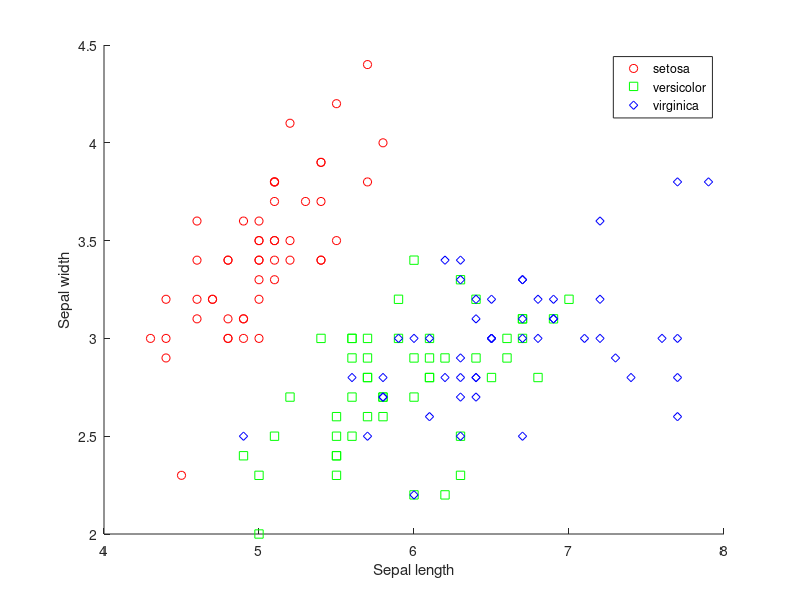

This chart was generated by the following MATLAB code: (Note: this script raises an error after producing the figure.)
load fisheriris
f = figure;
gscatter(meas(:,1), meas(:,2), species,'rgb','osd');
xlabel('Sepal length');
ylabel('Sepal width');
N = size(meas,1);

lda = fitcdiscr(meas(:,1:2),species);
ldaClass = resubPredict(lda);

ldaResubErr = resubLoss(lda)

figure(2)
ldaResubCM = confusionchart(species,ldaClass);

figure(f)
bad = ~strcmp(ldaClass,species);
hold on;
plot(meas(bad,1), meas(bad,2), 'kx');
hold off;

figure(3)
[x,y] = meshgrid(4:.1:8,2:.1:4.5);
x = x(:);
y = y(:);
j = classify([x y],meas(:,1:2),species);
gscatter(x,y,j,'grb','sod')

qda = fitcdiscr(meas(:,1:2),species,'DiscrimType','quadratic');
qdaResubErr = resubLoss(qda)

rng(0,'twister');

cp = cvpartition(species,'KFold',10)

cvlda = crossval(lda,'CVPartition',cp);
ldaCVErr = kfoldLoss(cvlda)

cvqda = crossval(qda,'CVPartition',cp);
qdaCVErr = kfoldLoss(cvqda)

nbGau = fitcnb(meas(:,1:2), species);
nbGauResubErr = resubLoss(nbGau)
nbGauCV = crossval(nbGau, 'CVPartition',cp);
nbGauCVErr = kfoldLoss(nbGauCV)

figure(4)
labels = predict(nbGau, [x y]);
gscatter(x,y,labels,'grb','sod')

nbKD = fitcnb(meas(:,1:2), species, 'DistributionNames','kernel', 'Kernel','box');
nbKDResubErr = resubLoss(nbKD)
nbKDCV = crossval(nbKD, 'CVPartition',cp);
nbKDCVErr = kfoldLoss(nbKDCV)
figure(5)
labels = predict(nbKD, [x y]);
gscatter(x,y,labels,'rgb','osd')

t = fitctree(meas(:,1:2), species,'PredictorNames',{'SL' 'SW' });
figure(6)
[grpname,node] = predict(t,[x y]);
gscatter(x,y,grpname,'grb','sod')

view(t,'Mode','graph');


dtResubErr = resubLoss(t)

cvt = crossval(t,'CVPartition',cp);
dtCVErr = kfoldLoss(cvt)

resubcost = resubLoss(t,'Subtrees','all');
[cost,secost,ntermnodes,bestlevel] = cvloss(t,'Subtrees','all');
plot(ntermnodes,cost,'b-', ntermnodes,resubcost,'r--')
figure(gcf);
xlabel('Number of terminal nodes');
ylabel('Cost (misclassification error)')
legend('Cross-validation','Resubstitution')

[mincost,minloc] = min(cost);
cutoff = mincost + secost(minloc);
hold on
plot([0 20], [cutoff cutoff], 'k:')
plot(ntermnodes(bestlevel+1), cost(bestlevel+1), 'mo')
legend('Cross-validation','Resubstitution','Min + 1 std. err.','Best choice')
hold off

pt = prune(t,'Level',bestlevel);
view(pt,'Mode','graph')

cost(bestlevel+1)


